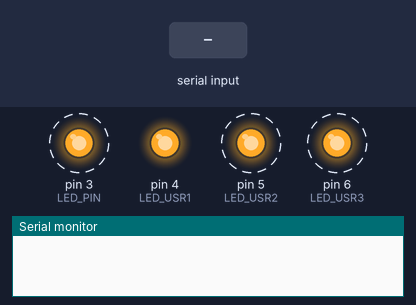
The sketch below on a simulated Arduino Mega 2560, built with avr-gcc and run on an emulated ATmega2560. Parts: output pins drawn as LEDs (lit = HIGH), the last lines printed to the serial monitor. Dashed ring = blinking. The inputs (shaded band) are chosen by the test bench.

Above: at 1.2 s.
1.3 s: byte 30 received over Serial
At 2.25 s:
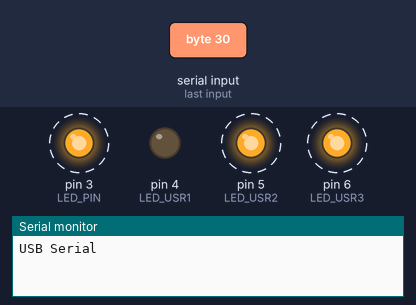
Timing chart, 0 to 10.3 s (numbered marks = the images above; inputs shaded):
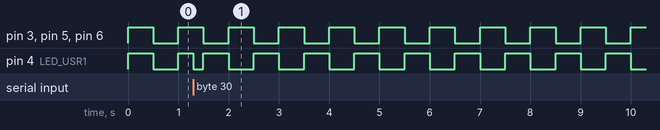

Measured:
- by itself, pin 3 (LED_PIN), pin 5 (LED_USR2), pin 6 (LED_USR3): alternates HIGH for 0.50 s and LOW for 0.50 s
- by itself, pin 4 (LED_USR1): repeats every 1.0 s: HIGH 0.50 s, LOW 0.50 s

The sketch:

serialTest.ino
```cpp
#define LED_PIN 3
#define LED_USR1 4
#define LED_USR2 5
#define LED_USR3 6


void setup() {
  // LEDs
  pinMode(LED_PIN, OUTPUT);
  pinMode(LED_USR1, OUTPUT);
  pinMode(LED_USR2, OUTPUT);
  pinMode(LED_USR3, OUTPUT);


  // Serial Ports
  Serial.begin(115200);  // USB Serial
  Serial1.begin(115200); // Hardware Serial 1
  Serial2.begin(115200); // Hardware Serial 2


}

void loop() {
  unsigned long loop_start = millis();
  static char a, b, c;

  digitalWrite(LED_PIN, !digitalRead(LED_PIN));
  digitalWrite(LED_USR1, !digitalRead(LED_USR1));
  digitalWrite(LED_USR2, !digitalRead(LED_USR2));
  digitalWrite(LED_USR3, !digitalRead(LED_USR3));

  do {
    // Transfer any data from USB (Serial) > Serial 1 > Serial 2 > USB (Serial)
    while (Serial.available()) {
      a = Serial.read();
      Serial.print("USB Serial \n");
      Serial2.print(a);
      digitalWrite(LED_USR1, !digitalRead(LED_USR1));
    }

    while (Serial1.available()) {
      b = Serial1.read();
      Serial.print("HW Serial 1\n");
      Serial.print(b);
      digitalWrite(LED_USR2, !digitalRead(LED_USR2));
    }


    while (Serial2.available()) {
      c = Serial1.read();
      Serial.print("HW Serial 2\n");
      Serial.print(c);
      digitalWrite(LED_USR3, !digitalRead(LED_USR3));

    }

  } while (millis() < loop_start+500);

}
```
